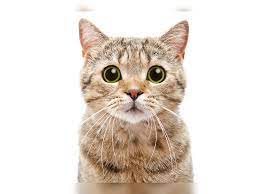
#> input picture photo/cat.jpeg, 260 x 194 px
$ jupyter execute '9 image rotation.ipynb'
#> lines starting #> are read from the running program, lines starting #| are printed output that depends on the picture
[cell 1]
import cv2
import numpy as np

[cell 2]
img=cv2.imread('photo/cat.jpeg')
#> img is the input picture: shape (194, 260, 3); mean B, G, R 212.3, 220.4, 229.7
hight,width=img.shape[:2]
#> hight = 194; width = 260

[cell 3]
rotation_matrix=cv2.getRotationMatrix2D((width/2,hight/2),90,.8)

[cell 4]
rotated_image=cv2.warpAffine(img,rotation_matrix,(width,hight))
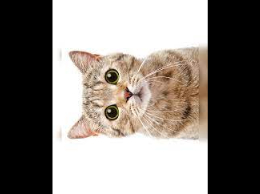
#> rotated_image: shape (194, 260, 3); mean B, G, R 124.9, 130.1, 136.1
